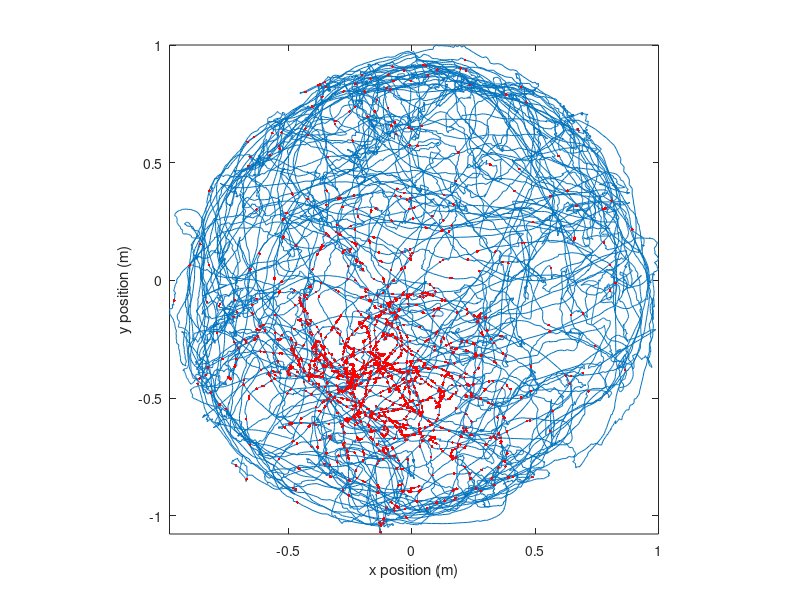

Recreate this plot in MATLAB. (Note: this script raises an error after producing the figure.)
%% Analysis Examples 
% This is an example on the standard approach to fitting GLM models to
% spike train data. This data set was obtained at the Society For
% Neuroscience '08 Workshop on  
% <http://www.sfn.org/index.aspx?pagename=ShortCourse3_2008 Workshop on Neural Signal Processing>
% Compare to analysis with 
% <matlab:web('AnalysisExamples2.html','-helpbrowser') Neural Spike Analysis Toolbox>
%% Example 1: Tradition Preliminary Analysis 

% Script glm_part1.m
% MATLAB code to visualize data, fit a GLM model of the relation between
% spiking and the rat's position, and visualize this model for the
% Neuroinformatics GLM problem set.
% The code is initialized with an overly simple GLM model construction.
% Please improve it!

% load the rat trajectory and spiking data;
close all;
warning off;
load('glm_data.mat');

%%
% visualize the raw data
figure;
plot(xN,yN,x_at_spiketimes,y_at_spiketimes,'r.');
axis tight square;
xlabel('x position (m)'); ylabel('y position (m)');

%%
% fit a GLM model to the x and y positions.  
[b,dev,stats] = glmfit([xN yN (xN.^2-mean(xN.^2)) (yN.^2-mean(yN.^2)) (xN.*yN-mean(xN.*yN))],spikes_binned,'poisson');
figure;
errorbar(1:length(b), b, stats.se,'.');
xticks=1:length(b);
xtickLabels= {'baseline','x','y','x^2','y^2','x*y'};
set(gca,'xtick',xticks,'xtickLabel',xtickLabels);

%%
% visualize your model
% construct a grid of positions to plot the model against...
figure;
[x_new,y_new]=meshgrid(-1:.1:1);
y_new = flipud(y_new);
x_new = fliplr(x_new);

% compute lambda for each point on this grid using the GLM model
lambda = exp(b(1) + b(2)*x_new + b(3)*y_new + b(4)*x_new.^2 + b(5)*y_new.^2 + b(6)*x_new.*y_new);
lambda((x_new.^2+y_new.^2>1))=nan;

%plot lambda as a function position over this grid
h_mesh = mesh(x_new,y_new,lambda,'AlphaData',0);
get(h_mesh,'AlphaData');
set(h_mesh,'FaceAlpha',0.2,'EdgeAlpha',0.8,'EdgeColor','b');
hold on;
plot3(cos(-pi:1e-2:pi),sin(-pi:1e-2:pi),zeros(size(-pi:1e-2:pi))); hold on;
plot(xN,yN,x_at_spiketimes,y_at_spiketimes,'r.');
axis tight square;
xlabel('x position (m)'); ylabel('y position (m)');


%%
% Compare a linear model versus a Gaussian GLM model.
[b_lin,dev_lin,stats_lin] = glmfit([xN yN],spikes_binned,'poisson');
[b_quad,dev_quad,stats_quad] = glmfit([xN yN xN.^2 yN.^2 xN.*yN],spikes_binned,'poisson');

lambdaEst_lin = exp( b_lin(1) + b_lin(2)*xN+b_lin(3)*yN);  % based on our GLM model with the log "link function"
lambdaEst_quad = exp( b_quad(1) + b_quad(2)*xN+b_quad(3)*yN+b_quad(4)*xN.^2 +b_quad(5)*yN.^2 +b_quad(6)*xN.*yN); 

%%
% Make the KS Plot

% *******  K-S Plot  *******************
% graph the K-S plot and confidence intervals for the K-S statistic

%first generate the conditional intensity at each timestep
% ** Adjust the below line according to your choice of model.
% remember to include a column of ones to multiply the default constant GLM parameter beta_0**

% Use your parameter estimates (b) from glmfit along
% with the covariates you used (xN, yN, ...)

lambdaEst=[lambdaEst_lin, lambdaEst_quad];
timestep = 1;
lambdaInt = 0;
j=0;
KS=[];
for t=1:length(spikes_binned),
    lambdaInt = lambdaInt + lambdaEst(t,:)*timestep;
    if (spikes_binned(t)),
        j = j + 1;
        KS(j,:) = 1-exp(-lambdaInt);
        lambdaInt = [0 0];
    end;
end;
KSSorted = sort( KS );
N = length( KSSorted);
figure;
plot( ([1:N]-.5)/N, KSSorted, 0:.01:1,0:.01:1, 'g',0:.01:1, [0:.01:1]+1.36/sqrt(N), 'r', 0:.01:1,[0:.01:1]-1.36/sqrt(N), 'r' );
axis( [0 1 0 1] );
xlabel('Uniform CDF');
ylabel('Empirical CDF of Rescaled ISIs');
title('KS Plot with 95% Confidence Intervals');
legend('Linear','Quadratic');